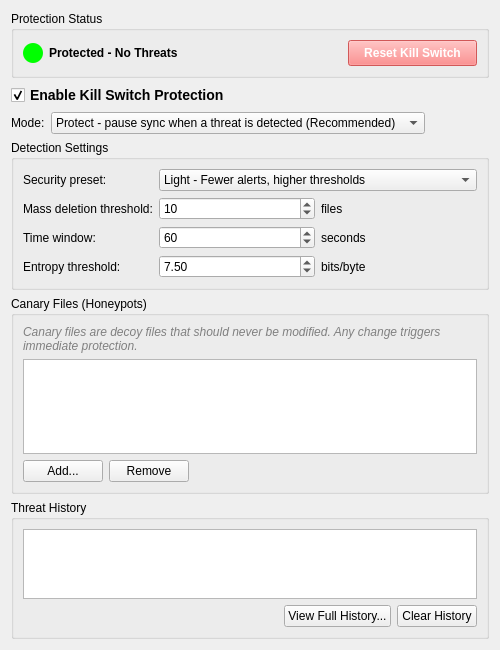
<?xml version="1.0" encoding="UTF-8"?>
<ui version="4.0">
 <class>OCC::KillSwitchSettings</class>
 <widget class="QWidget" name="OCC::KillSwitchSettings">
  <property name="geometry">
   <rect>
    <x>0</x>
    <y>0</y>
    <width>500</width>
    <height>650</height>
   </rect>
  </property>
  <property name="windowTitle">
   <string>Kill Switch Protection</string>
  </property>
  <layout class="QVBoxLayout" name="verticalLayout">
   <item>
    <widget class="QGroupBox" name="statusGroup">
     <property name="title">
      <string>Protection Status</string>
     </property>
     <layout class="QHBoxLayout" name="statusLayout">
      <item>
       <widget class="QLabel" name="statusIndicator">
        <property name="minimumSize">
         <size>
          <width>20</width>
          <height>20</height>
         </size>
        </property>
        <property name="maximumSize">
         <size>
          <width>20</width>
          <height>20</height>
         </size>
        </property>
        <property name="styleSheet">
         <string>background-color: #00FF00; border-radius: 10px;</string>
        </property>
        <property name="text">
         <string/>
        </property>
       </widget>
      </item>
      <item>
       <widget class="QLabel" name="statusLabel">
        <property name="text">
         <string>Protected - No Threats</string>
        </property>
        <property name="styleSheet">
         <string>font-weight: bold;</string>
        </property>
       </widget>
      </item>
      <item>
       <spacer name="statusSpacer">
        <property name="orientation">
         <enum>Qt::Horizontal</enum>
        </property>
        <property name="sizeHint" stdset="0">
         <size>
          <width>40</width>
          <height>20</height>
         </size>
        </property>
       </spacer>
      </item>
      <item>
       <widget class="QPushButton" name="resetButton">
        <property name="enabled">
         <bool>false</bool>
        </property>
        <property name="text">
         <string>Reset Kill Switch</string>
        </property>
        <property name="styleSheet">
         <string>QPushButton { background-color: #FF6B6B; color: white; font-weight: bold; padding: 5px 15px; }</string>
        </property>
       </widget>
      </item>
     </layout>
    </widget>
   </item>
   <item>
    <widget class="QCheckBox" name="enableKillSwitch">
     <property name="text">
      <string>Enable Kill Switch Protection</string>
     </property>
     <property name="checked">
      <bool>true</bool>
     </property>
     <property name="styleSheet">
      <string>font-weight: bold; font-size: 14px;</string>
     </property>
    </widget>
   </item>
   <item>
    <layout class="QHBoxLayout" name="modeLayout">
     <item>
      <widget class="QLabel" name="modeLabel">
       <property name="text">
        <string>Mode:</string>
       </property>
       <property name="toolTip">
        <string>Protect pauses synchronization when a threat is detected. Audit only logs and notifies, so thresholds can be tuned without false-positive pauses.</string>
       </property>
      </widget>
     </item>
     <item>
      <widget class="QComboBox" name="modeComboBox">
       <property name="toolTip">
        <string>Protect pauses synchronization when a threat is detected. Audit only logs and notifies, so thresholds can be tuned without false-positive pauses.</string>
       </property>
       <item>
        <property name="text">
         <string>Protect - pause sync when a threat is detected (Recommended)</string>
        </property>
       </item>
       <item>
        <property name="text">
         <string>Audit - log and notify only, never pause sync</string>
        </property>
       </item>
      </widget>
     </item>
     <item>
      <spacer name="modeSpacer">
       <property name="orientation">
        <enum>Qt::Horizontal</enum>
       </property>
       <property name="sizeHint" stdset="0">
        <size>
         <width>40</width>
         <height>20</height>
        </size>
       </property>
      </spacer>
     </item>
    </layout>
   </item>
   <item>
    <widget class="QGroupBox" name="settingsGroup">
     <property name="title">
      <string>Detection Settings</string>
     </property>
     <layout class="QFormLayout" name="settingsLayout">
      <item row="0" column="0">
       <widget class="QLabel" name="presetLabel">
        <property name="text">
         <string>Security preset:</string>
        </property>
        <property name="toolTip">
         <string>Quick configuration presets for different security levels</string>
        </property>
       </widget>
      </item>
      <item row="0" column="1">
       <widget class="QComboBox" name="presetComboBox">
        <property name="toolTip">
         <string>Choose a preset or customize settings below</string>
        </property>
        <item>
         <property name="text">
          <string>Light - Fewer alerts, higher thresholds</string>
         </property>
        </item>
        <item>
         <property name="text">
          <string>Standard - Balanced protection (Recommended)</string>
         </property>
        </item>
        <item>
         <property name="text">
          <string>Paranoid - Maximum detection, lower thresholds</string>
         </property>
        </item>
        <item>
         <property name="text">
          <string>Custom</string>
         </property>
        </item>
       </widget>
      </item>
      <item row="1" column="0">
       <widget class="QLabel" name="deleteThresholdLabel">
        <property name="text">
         <string>Mass deletion threshold:</string>
        </property>
        <property name="toolTip">
         <string>Trigger kill switch when this many files are deleted</string>
        </property>
       </widget>
      </item>
      <item row="1" column="1">
       <layout class="QHBoxLayout" name="deleteLayout">
        <item>
         <widget class="QSpinBox" name="deleteThresholdSpinBox">
          <property name="minimum">
           <number>1</number>
          </property>
          <property name="maximum">
           <number>1000</number>
          </property>
          <property name="value">
           <number>10</number>
          </property>
         </widget>
        </item>
        <item>
         <widget class="QLabel" name="deleteThresholdSuffix">
          <property name="text">
           <string>files</string>
          </property>
         </widget>
        </item>
       </layout>
      </item>
      <item row="2" column="0">
       <widget class="QLabel" name="timeWindowLabel">
        <property name="text">
         <string>Time window:</string>
        </property>
        <property name="toolTip">
         <string>Time period to count deletions</string>
        </property>
       </widget>
      </item>
      <item row="2" column="1">
       <layout class="QHBoxLayout" name="timeLayout">
        <item>
         <widget class="QSpinBox" name="timeWindowSpinBox">
          <property name="minimum">
           <number>10</number>
          </property>
          <property name="maximum">
           <number>3600</number>
          </property>
          <property name="value">
           <number>60</number>
          </property>
         </widget>
        </item>
        <item>
         <widget class="QLabel" name="timeWindowSuffix">
          <property name="text">
           <string>seconds</string>
          </property>
         </widget>
        </item>
       </layout>
      </item>
      <item row="3" column="0">
       <widget class="QLabel" name="entropyThresholdLabel">
        <property name="text">
         <string>Entropy threshold:</string>
        </property>
        <property name="toolTip">
         <string>Files with entropy above this are considered encrypted (max 8.0)</string>
        </property>
       </widget>
      </item>
      <item row="3" column="1">
       <layout class="QHBoxLayout" name="entropyLayout">
        <item>
         <widget class="QDoubleSpinBox" name="entropyThresholdSpinBox">
          <property name="minimum">
           <double>5.000000000000000</double>
          </property>
          <property name="maximum">
           <double>8.000000000000000</double>
          </property>
          <property name="singleStep">
           <double>0.100000000000000</double>
          </property>
          <property name="value">
           <double>7.500000000000000</double>
          </property>
         </widget>
        </item>
        <item>
         <widget class="QLabel" name="entropyThresholdSuffix">
          <property name="text">
           <string>bits/byte</string>
          </property>
         </widget>
        </item>
       </layout>
      </item>
     </layout>
    </widget>
   </item>
   <item>
    <widget class="QGroupBox" name="canaryGroup">
     <property name="title">
      <string>Canary Files (Honeypots)</string>
     </property>
     <layout class="QVBoxLayout" name="canaryLayout">
      <item>
       <widget class="QLabel" name="canaryDescription">
        <property name="text">
         <string>Canary files are decoy files that should never be modified. Any change triggers immediate protection.</string>
        </property>
        <property name="wordWrap">
         <bool>true</bool>
        </property>
        <property name="styleSheet">
         <string>color: gray; font-style: italic;</string>
        </property>
       </widget>
      </item>
      <item>
       <widget class="QListWidget" name="canaryListWidget">
        <property name="maximumSize">
         <size>
          <width>16777215</width>
          <height>100</height>
         </size>
        </property>
       </widget>
      </item>
      <item>
       <layout class="QHBoxLayout" name="canaryButtonLayout">
        <item>
         <widget class="QPushButton" name="addCanaryButton">
          <property name="text">
           <string>Add...</string>
          </property>
         </widget>
        </item>
        <item>
         <widget class="QPushButton" name="removeCanaryButton">
          <property name="text">
           <string>Remove</string>
          </property>
         </widget>
        </item>
        <item>
         <spacer name="canaryButtonSpacer">
          <property name="orientation">
           <enum>Qt::Horizontal</enum>
          </property>
          <property name="sizeHint" stdset="0">
           <size>
            <width>40</width>
            <height>20</height>
           </size>
          </property>
         </spacer>
        </item>
       </layout>
      </item>
     </layout>
    </widget>
   </item>
   <item>
    <widget class="QGroupBox" name="historyGroup">
     <property name="title">
      <string>Threat History</string>
     </property>
     <layout class="QVBoxLayout" name="historyLayout">
      <item>
       <widget class="QListWidget" name="threatListWidget">
        <property name="styleSheet">
         <string>QListWidget { font-family: monospace; }</string>
        </property>
       </widget>
      </item>
      <item>
       <layout class="QHBoxLayout" name="historyButtonLayout">
        <item>
         <spacer name="historyButtonSpacer">
          <property name="orientation">
           <enum>Qt::Horizontal</enum>
          </property>
          <property name="sizeHint" stdset="0">
           <size>
            <width>40</width>
            <height>20</height>
           </size>
          </property>
         </spacer>
        </item>
        <item>
         <widget class="QPushButton" name="viewHistoryButton">
          <property name="text">
           <string>View Full History...</string>
          </property>
         </widget>
        </item>
        <item>
         <widget class="QPushButton" name="clearHistoryButton">
          <property name="text">
           <string>Clear History</string>
          </property>
         </widget>
        </item>
       </layout>
      </item>
     </layout>
    </widget>
   </item>
  </layout>
 </widget>
 <resources/>
 <connections/>
</ui>
